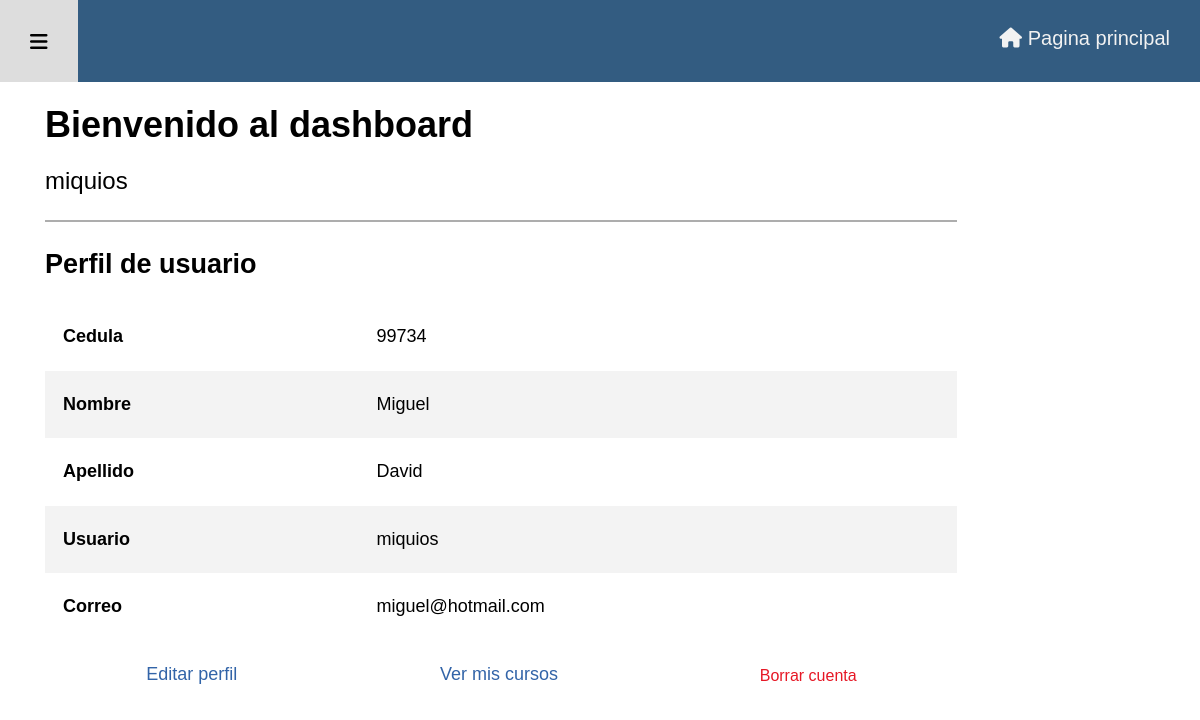
The page /admin/perfil.php (signed in) on the database its author committed.
### tables this page shows
CREATE TABLE IF NOT EXISTS `usuarios` (
  `ci_usuario` int(11) NOT NULL,
  `primer_nombre` varchar(255) NOT NULL,
  `apellido` varchar(255) NOT NULL,
  `usuario` varchar(255) NOT NULL,
  `email` varchar(255) NOT NULL,
  `contrasena` varchar(255) NOT NULL,
  `rol` varchar(255) NOT NULL DEFAULT 'estudiante',
  PRIMARY KEY (`ci_usuario`)
);

### admin/admin_includes/ver_perfil.php (the view, shortened to what this page needs)
<?php
if (isset($_SESSION['ci'])) {
	$ci_sesion = $_SESSION['ci'];
	$query = "SELECT ci_usuario, primer_nombre, apellido, usuario, email FROM usuarios ";
	$query .= "WHERE ci_usuario = ? ";
	$stmt = mysqli_stmt_init($conexion);
	$preparar = mysqli_stmt_prepare($stmt, $query);
	if (!$preparar) {
		die('Query fallido' . mysqli_error($conexion));
	} else {
		mysqli_stmt_bind_param($stmt, "i", $ci_sesion);
		mysqli_stmt_execute($stmt);
		$obtener_datos_usuario = mysqli_stmt_get_result($stmt);
		while ($fila = mysqli_fetch_assoc($obtener_datos_usuario)) {
			$ci = $fila['ci_usuario'];
			$nombre = $fila['primer_nombre'];
			$apellido = $fila['apellido'];
			$usuario = $fila['usuario'];
			$email = $fila['email'];
?>
<h2>Perfil de usuario</h2>
<div class="tabla-perfil">
<table id="tabla-perfil">
	<tr>
		<th>Cedula</th>
		<td><?php echo $ci; ?></td>
	</tr>
	<tr>
		<th>Nombre</th>
		<td><?php echo $nombre; ?></td>
	</tr>
	<tr>
		<th>Apellido</th>
		<td><?php echo $apellido; ?></td>
	</tr>
	<tr>
		<th>Usuario</th>
		<td><?php echo $usuario; ?></td>
	</tr>
	<tr>
		<th>Correo</th>
		<td><?php echo $email; ?></td>
	</tr>
</table>
</div>
<?php } } } ?>
<div class="boton-activo-cont">
<div>
<a class="boton-activo" href="perfil.php?direccion=editar_perfil">Editar perfil</a>
</div>
<div>
<a class="boton-activo" href="perfil.php?direccion=cursos_inscritos">Ver mis cursos</a>
</div>
<div>
<?php
echo "<form action='' method='POST'>";
echo "<input type='submit' name='borrar' class='boton-activo boton-borrar' onClick=\"javascript: return confirm('¿Está seguro de que quiere borrar? (esta acción no se puede deshacer)'); \" value='Borrar cuenta'>";
echo "</form>";
?>
</div>
</div>

### admin/adm_estilos/estilo-admin.css (style rules this page uses)
html { font-family: 'Josefin Sans', Arial; src: url(adm_fuentes/JosefinSans-VariableFont_wght.ttf); }
body { background-color: white; margin: 0; font-size: 1.125rem; font-weight: 400; line-height: 1.75em; }
table { table-layout: auto; width: 100%; margin: 1em 0; border-collapse: collapse; }
table, td, th { padding: .65em; border: black 1px solid ; }
table tbody tr:nth-of-type(even) { background-color: #f3f3f3; }
.tabla-perfil th, .tabla-perfil td, .tabla-perfil table { border: none; border-collapse: collapse; }
.tabla-perfil th, td { padding: 1em; text-align: left; }
.boton-activo-cont { display: flex; justify-content: space-around; }
.boton-activo { text-decoration: none; color: #3264a8; padding: .5em; }
.boton-borrar { color: #e61725; border: none; background-color: transparent; font-size: 1rem; }

### rows shown on the page
usuarios: ci_usuario "99734", primer_nombre "Miguel", apellido "David", usuario "miquios", email "miguel@hotmail.com"

### other values the page prints
$_SESSION['usuario'] "miquios"
